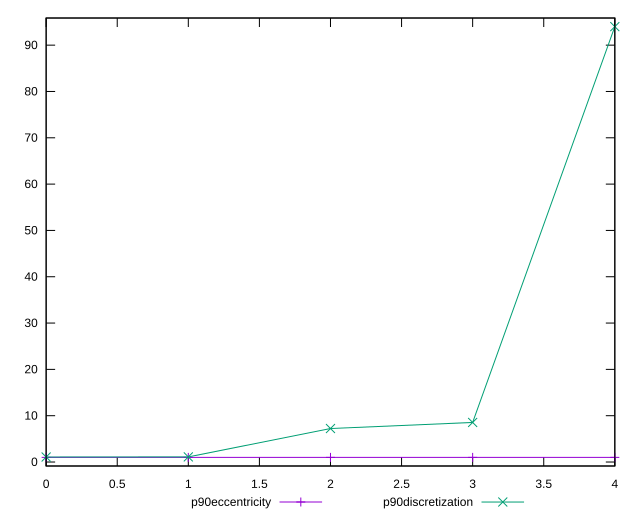

Write gnuplot code to recreate this figure.
reset

$p90Eccentricity <<EOF
0 0.9999999999999997
1 1.0000000000000002
2 1.0000000000000016
3 1.000000000000001
4 1
EOF

$p90Discretization <<EOF
0 1.0804597701149425
1 1.1058823529411765
2 7.230769230769231
3 8.545454545454545
4 94
EOF

set key outside below
set xrange [0:4]
set yrange [-0.8600000000000004:95.86]
set trange [-0.8600000000000004:95.86]
set terminal svg size 640, 520 enhanced background rgb 'white'
set output "report_00013_2021-02-09T12-04-24.940Z/cumulative-layout-shift/progression/eccentricity.svg"

plot $p90Eccentricity title "p90eccentricity" with linespoints, \
     $p90Discretization title "p90discretization" with linespoints

reset
